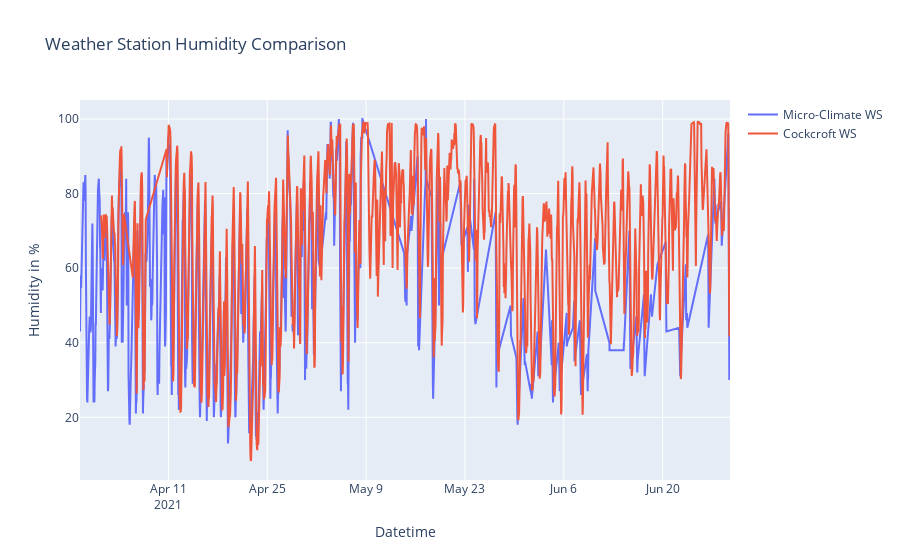

Notebook code cell kept with this figure:
### Code cell
hum = go.Figure()

hum.add_trace(go.Scatter(x=mc_humidity.index.values, y=mc_humidity['humidity'],
                    mode='lines',
                    name='Micro-Climate WS'))
hum.add_trace(go.Scatter(x=cc_humidity.index.values, y=cc_humidity['Humidity in %'],
                    mode='lines',
                    name='Cockcroft WS'))
#hum.update_layout(title="Weather Station Humidity Comparison", xaxis_title="10h", yaxis_title="15d", width=1000, height=1000)
#hum.update_layout(title="Weather Station Humidity Comparison", xaxis_title="Datetime", yaxis_title="Humidity in %", width=1500, height=500)
hum.update_layout(title="Weather Station Humidity Comparison", xaxis_title="Datetime", yaxis_title="Humidity in %")

hum.show()

### Figure 1 — Plotly figure (JSON) as saved in the notebook; plotly's stock layout.template omitted (floating-point values rounded to 4 significant figures; data arrays with more than 128 entries replaced by an {"elided": "..."} marker saying what was removed)
{"data": [{"mode": "lines", "name": "Micro-Climate WS", "type": "scatter", "x": {"elided": "1106 str values"}, "y": {"elided": "1106 int values"}}, {"mode": "lines", "name": "Cockcroft WS", "type": "scatter", "x": {"elided": "2040 str values"}, "y": {"elided": "2040 float values"}}], "layout": {"title": {"text": "Weather Station Humidity Comparison"}, "xaxis": {"title": {"text": "Datetime"}}, "yaxis": {"title": {"text": "Humidity in %"}}}}
